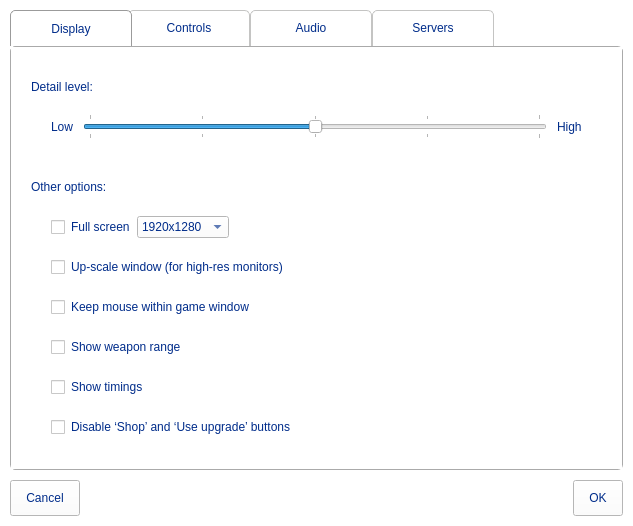
<?xml version="1.0" encoding="UTF-8"?>
<ui version="4.0">
 <class>settings_form</class>
 <widget class="QWidget" name="settings_form">
  <property name="geometry">
   <rect>
    <x>0</x>
    <y>0</y>
    <width>633</width>
    <height>508</height>
   </rect>
  </property>
  <property name="windowTitle">
   <string>Trosnoth :: Settings</string>
  </property>
  <property name="styleSheet">
   <string notr="true">* {
    background-color: white;
    color: #002c8a;
    font: 16pt &quot;Junction&quot;;
}

QPushButton {
    padding: 10px 15px;
	color: #002c8a;
	font: 18pt &quot;Junction&quot;;
}

QTabWidget QPushButton {
    font-size: 16pt;
}

QCheckBox {
    margin-left: 20px;
    min-height: 40px;
}

QLabel {
    padding: 0;
    min-height: 40px;
}

 QTabWidget::pane {
    border: 1px solid #aaa;
    border-radius: 5px;
  }

QTabBar::tab {
    color: #002c8a;
	 font: 18pt &quot;Junction&quot;;
      border: 1px solid #C4C4C3;
      border-bottom-color: white;
      border-top-left-radius: 5px;
      border-top-right-radius: 5px;
      min-width: 100px;
      min-height: 2ex;
      padding: 10px;
      background: qlineargradient(x1: 0, y1: 0, x2: 0, y2: 1,
                                  stop: 0 #fafafa, stop: 0.4 #f4f4f4,
                                  stop: 0.5 #e7e7e7, stop: 1.0 #fafafa);

  }

  QTabBar::tab:selected, QTabBar::tab:hover {
    background: solid white;
  }

  QTabBar::tab:selected {
      border-color: #9B9B9B;
      border-bottom-color: white;
      border-bottom-width: 0px;
  }

  QTabBar::tab:selected {
      margin-left: -4px;
      margin-right: -4px;
  }

  QTabBar::tab:first:selected {
      margin-left: 0;
  }

  QTabBar::tab:last:selected {
      margin-right: 0;
  }

 QHeaderView::section {
      margin: 10px 15px;
  }

#controls_button_frame {
    border-top: 1px solid #eee;
}

QTableWidget::item {
    padding: 2px 15px; 
    border: 0px;
}</string>
  </property>
  <layout class="QVBoxLayout" name="verticalLayout">
   <property name="spacing">
    <number>10</number>
   </property>
   <property name="leftMargin">
    <number>10</number>
   </property>
   <property name="topMargin">
    <number>10</number>
   </property>
   <property name="rightMargin">
    <number>10</number>
   </property>
   <property name="bottomMargin">
    <number>10</number>
   </property>
   <item>
    <widget class="QTabWidget" name="tab_widget">
     <property name="currentIndex">
      <number>0</number>
     </property>
     <property name="usesScrollButtons">
      <bool>true</bool>
     </property>
     <property name="documentMode">
      <bool>false</bool>
     </property>
     <property name="tabsClosable">
      <bool>false</bool>
     </property>
     <widget class="QWidget" name="display_tab">
      <attribute name="title">
       <string>Display</string>
      </attribute>
      <layout class="QVBoxLayout">
       <property name="spacing">
        <number>0</number>
       </property>
       <property name="leftMargin">
        <number>20</number>
       </property>
       <property name="topMargin">
        <number>20</number>
       </property>
       <property name="rightMargin">
        <number>20</number>
       </property>
       <property name="bottomMargin">
        <number>20</number>
       </property>
       <item>
        <widget class="QLabel" name="label">
         <property name="text">
          <string>Detail level:</string>
         </property>
        </widget>
       </item>
       <item>
        <widget class="QWidget" name="widget_2" native="true">
         <layout class="QHBoxLayout" name="horizontalLayout_2">
          <property name="spacing">
           <number>10</number>
          </property>
          <property name="leftMargin">
           <number>20</number>
          </property>
          <property name="topMargin">
           <number>0</number>
          </property>
          <property name="rightMargin">
           <number>20</number>
          </property>
          <property name="bottomMargin">
           <number>0</number>
          </property>
          <item>
           <widget class="QLabel" name="label_2">
            <property name="text">
             <string>Low</string>
            </property>
           </widget>
          </item>
          <item>
           <widget class="QSlider" name="detail_slider">
            <property name="maximum">
             <number>4</number>
            </property>
            <property name="pageStep">
             <number>1</number>
            </property>
            <property name="value">
             <number>2</number>
            </property>
            <property name="orientation">
             <enum>Qt::Horizontal</enum>
            </property>
            <property name="invertedAppearance">
             <bool>false</bool>
            </property>
            <property name="invertedControls">
             <bool>false</bool>
            </property>
            <property name="tickPosition">
             <enum>QSlider::TicksBothSides</enum>
            </property>
           </widget>
          </item>
          <item>
           <widget class="QLabel" name="label_3">
            <property name="text">
             <string>High</string>
            </property>
           </widget>
          </item>
         </layout>
        </widget>
       </item>
       <item>
        <widget class="QWidget" name="widget_4" native="true">
         <property name="minimumSize">
          <size>
           <width>0</width>
           <height>20</height>
          </size>
         </property>
        </widget>
       </item>
       <item>
        <widget class="QLabel" name="label_4">
         <property name="text">
          <string>Other options:</string>
         </property>
        </widget>
       </item>
       <item>
        <widget class="QWidget" name="widget_3" native="true">
         <layout class="QHBoxLayout" name="horizontalLayout_3">
          <property name="sizeConstraint">
           <enum>QLayout::SetDefaultConstraint</enum>
          </property>
          <property name="leftMargin">
           <number>0</number>
          </property>
          <property name="topMargin">
           <number>0</number>
          </property>
          <property name="rightMargin">
           <number>0</number>
          </property>
          <property name="bottomMargin">
           <number>0</number>
          </property>
          <item>
           <widget class="QCheckBox" name="fullscreen_checkbox">
            <property name="text">
             <string>Full screen</string>
            </property>
           </widget>
          </item>
          <item>
           <widget class="QComboBox" name="resolution_combobox">
            <property name="currentIndex">
             <number>2</number>
            </property>
            <property name="sizeAdjustPolicy">
             <enum>QComboBox::AdjustToContents</enum>
            </property>
            <item>
             <property name="text">
              <string>—</string>
             </property>
            </item>
            <item>
             <property name="text">
              <string>1024x768</string>
             </property>
            </item>
            <item>
             <property name="text">
              <string>1920x1280</string>
             </property>
            </item>
           </widget>
          </item>
          <item>
           <spacer name="horizontalSpacer_2">
            <property name="orientation">
             <enum>Qt::Horizontal</enum>
            </property>
            <property name="sizeHint" stdset="0">
             <size>
              <width>40</width>
              <height>20</height>
             </size>
            </property>
           </spacer>
          </item>
         </layout>
        </widget>
       </item>
       <item>
        <widget class="QCheckBox" name="upscale_checkbox">
         <property name="text">
          <string>Up-scale window (for high-res monitors)</string>
         </property>
        </widget>
       </item>
       <item>
        <widget class="QCheckBox" name="grab_mouse_checkbox">
         <property name="text">
          <string>Keep mouse within game window</string>
         </property>
        </widget>
       </item>
       <item>
        <widget class="QCheckBox" name="show_range_checkbox">
         <property name="text">
          <string>Show weapon range</string>
         </property>
        </widget>
       </item>
       <item>
        <widget class="QCheckBox" name="show_timings_checkbox">
         <property name="text">
          <string>Show timings</string>
         </property>
        </widget>
       </item>
       <item>
        <widget class="QCheckBox" name="disable_buttons_checkbox">
         <property name="text">
          <string>Disable ‘Shop’ and ‘Use upgrade’ buttons</string>
         </property>
        </widget>
       </item>
       <item>
        <spacer name="verticalSpacer">
         <property name="orientation">
          <enum>Qt::Vertical</enum>
         </property>
         <property name="sizeHint" stdset="0">
          <size>
           <width>20</width>
           <height>40</height>
          </size>
         </property>
        </spacer>
       </item>
      </layout>
     </widget>
     <widget class="QWidget" name="controls_tab">
      <attribute name="title">
       <string>Controls</string>
      </attribute>
      <layout class="QVBoxLayout" name="verticalLayout_3">
       <property name="spacing">
        <number>0</number>
       </property>
       <property name="leftMargin">
        <number>0</number>
       </property>
       <property name="topMargin">
        <number>0</number>
       </property>
       <property name="rightMargin">
        <number>0</number>
       </property>
       <property name="bottomMargin">
        <number>0</number>
       </property>
       <item>
        <widget class="QTableWidget" name="controls_table">
         <property name="minimumSize">
          <size>
           <width>520</width>
           <height>0</height>
          </size>
         </property>
         <property name="styleSheet">
          <string notr="true"/>
         </property>
         <property name="frameShape">
          <enum>QFrame::NoFrame</enum>
         </property>
         <property name="editTriggers">
          <set>QAbstractItemView::NoEditTriggers</set>
         </property>
         <property name="alternatingRowColors">
          <bool>true</bool>
         </property>
         <property name="selectionMode">
          <enum>QAbstractItemView::SingleSelection</enum>
         </property>
         <property name="selectionBehavior">
          <enum>QAbstractItemView::SelectRows</enum>
         </property>
         <property name="textElideMode">
          <enum>Qt::ElideMiddle</enum>
         </property>
         <property name="rowCount">
          <number>15</number>
         </property>
         <attribute name="horizontalHeaderDefaultSectionSize">
          <number>250</number>
         </attribute>
         <attribute name="horizontalHeaderStretchLastSection">
          <bool>true</bool>
         </attribute>
         <attribute name="verticalHeaderVisible">
          <bool>false</bool>
         </attribute>
         <attribute name="verticalHeaderDefaultSectionSize">
          <number>44</number>
         </attribute>
         <row>
          <property name="text">
           <string/>
          </property>
         </row>
         <row/>
         <row/>
         <row/>
         <row/>
         <row/>
         <row/>
         <row/>
         <row/>
         <row/>
         <row/>
         <row/>
         <row/>
         <row/>
         <row/>
         <column>
          <property name="text">
           <string>Action</string>
          </property>
         </column>
         <column>
          <property name="text">
           <string>Key</string>
          </property>
         </column>
         <item row="0" column="0">
          <property name="text">
           <string>Shoot</string>
          </property>
         </item>
         <item row="0" column="1">
          <property name="text">
           <string>L.Click</string>
          </property>
         </item>
        </widget>
       </item>
       <item>
        <widget class="QFrame" name="controls_button_frame">
         <property name="frameShape">
          <enum>QFrame::NoFrame</enum>
         </property>
         <layout class="QHBoxLayout" name="horizontalLayout_6">
          <item>
           <widget class="QPushButton" name="restore_defaults_button">
            <property name="text">
             <string>Restore all defaults</string>
            </property>
            <property name="icon">
             <iconset theme="document-revert">
              <normaloff>.</normaloff>.</iconset>
            </property>
           </widget>
          </item>
          <item>
           <spacer name="horizontalSpacer_3">
            <property name="orientation">
             <enum>Qt::Horizontal</enum>
            </property>
            <property name="sizeHint" stdset="0">
             <size>
              <width>40</width>
              <height>20</height>
             </size>
            </property>
           </spacer>
          </item>
          <item>
           <widget class="QPushButton" name="edit_control_button">
            <property name="text">
             <string>Edit</string>
            </property>
            <property name="icon">
             <iconset theme="preferences-desktop-keyboard">
              <normaloff>.</normaloff>.</iconset>
            </property>
           </widget>
          </item>
         </layout>
        </widget>
       </item>
      </layout>
     </widget>
     <widget class="QWidget" name="audio_tab">
      <attribute name="title">
       <string>Audio</string>
      </attribute>
      <layout class="QVBoxLayout" name="verticalLayout_2">
       <property name="spacing">
        <number>0</number>
       </property>
       <property name="leftMargin">
        <number>20</number>
       </property>
       <property name="topMargin">
        <number>20</number>
       </property>
       <property name="rightMargin">
        <number>20</number>
       </property>
       <property name="bottomMargin">
        <number>20</number>
       </property>
       <item>
        <widget class="QLabel" name="label_5">
         <property name="text">
          <string>Music:</string>
         </property>
        </widget>
       </item>
       <item>
        <widget class="QWidget" name="widget_5" native="true">
         <layout class="QHBoxLayout" name="horizontalLayout_4">
          <property name="leftMargin">
           <number>0</number>
          </property>
          <property name="topMargin">
           <number>0</number>
          </property>
          <property name="rightMargin">
           <number>0</number>
          </property>
          <property name="bottomMargin">
           <number>0</number>
          </property>
          <item>
           <widget class="QCheckBox" name="music_checkbox">
            <property name="font">
             <font>
              <family>Junction</family>
              <pointsize>16</pointsize>
              <weight>50</weight>
              <italic>false</italic>
              <bold>false</bold>
             </font>
            </property>
            <property name="text">
             <string/>
            </property>
            <property name="icon">
             <iconset theme="audio-volume-medium">
              <normaloff>.</normaloff>.</iconset>
            </property>
            <property name="iconSize">
             <size>
              <width>24</width>
              <height>24</height>
             </size>
            </property>
           </widget>
          </item>
          <item>
           <widget class="QSlider" name="music_slider">
            <property name="maximum">
             <number>100</number>
            </property>
            <property name="orientation">
             <enum>Qt::Horizontal</enum>
            </property>
           </widget>
          </item>
         </layout>
        </widget>
       </item>
       <item>
        <widget class="QWidget" name="widget_7" native="true">
         <property name="minimumSize">
          <size>
           <width>0</width>
           <height>20</height>
          </size>
         </property>
        </widget>
       </item>
       <item>
        <widget class="QLabel" name="label_6">
         <property name="text">
          <string>Sound effects:</string>
         </property>
        </widget>
       </item>
       <item>
        <widget class="QWidget" name="widget_6" native="true">
         <layout class="QHBoxLayout" name="horizontalLayout_5">
          <property name="leftMargin">
           <number>0</number>
          </property>
          <property name="topMargin">
           <number>0</number>
          </property>
          <property name="rightMargin">
           <number>0</number>
          </property>
          <property name="bottomMargin">
           <number>0</number>
          </property>
          <item>
           <widget class="QCheckBox" name="sfx_checkbox">
            <property name="text">
             <string/>
            </property>
            <property name="icon">
             <iconset theme="audio-volume-medium">
              <normaloff>.</normaloff>.</iconset>
            </property>
            <property name="iconSize">
             <size>
              <width>24</width>
              <height>24</height>
             </size>
            </property>
           </widget>
          </item>
          <item>
           <widget class="QSlider" name="sfx_slider">
            <property name="maximum">
             <number>100</number>
            </property>
            <property name="orientation">
             <enum>Qt::Horizontal</enum>
            </property>
           </widget>
          </item>
         </layout>
        </widget>
       </item>
       <item>
        <widget class="QWidget" name="widget_9" native="true">
         <property name="minimumSize">
          <size>
           <width>0</width>
           <height>20</height>
          </size>
         </property>
        </widget>
       </item>
       <item>
        <widget class="QLabel" name="label_7">
         <property name="text">
          <string>Crowd noise:</string>
         </property>
        </widget>
       </item>
       <item>
        <widget class="QWidget" name="widget_8" native="true">
         <layout class="QHBoxLayout" name="horizontalLayout_8">
          <property name="leftMargin">
           <number>0</number>
          </property>
          <property name="topMargin">
           <number>0</number>
          </property>
          <property name="rightMargin">
           <number>0</number>
          </property>
          <property name="bottomMargin">
           <number>0</number>
          </property>
          <item>
           <widget class="QCheckBox" name="crowd_checkbox">
            <property name="text">
             <string/>
            </property>
            <property name="icon">
             <iconset theme="audio-volume-medium">
              <normaloff>.</normaloff>.</iconset>
            </property>
            <property name="iconSize">
             <size>
              <width>24</width>
              <height>24</height>
             </size>
            </property>
           </widget>
          </item>
          <item>
           <widget class="QSlider" name="crowd_slider">
            <property name="maximum">
             <number>100</number>
            </property>
            <property name="orientation">
             <enum>Qt::Horizontal</enum>
            </property>
           </widget>
          </item>
         </layout>
        </widget>
       </item>
       <item>
        <spacer name="verticalSpacer_2">
         <property name="orientation">
          <enum>Qt::Vertical</enum>
         </property>
         <property name="sizeHint" stdset="0">
          <size>
           <width>20</width>
           <height>40</height>
          </size>
         </property>
        </spacer>
       </item>
      </layout>
     </widget>
     <widget class="QWidget" name="servers_tab">
      <attribute name="title">
       <string>Servers</string>
      </attribute>
      <layout class="QVBoxLayout" name="verticalLayout_4">
       <property name="spacing">
        <number>0</number>
       </property>
       <property name="leftMargin">
        <number>0</number>
       </property>
       <property name="topMargin">
        <number>0</number>
       </property>
       <property name="rightMargin">
        <number>0</number>
       </property>
       <property name="bottomMargin">
        <number>0</number>
       </property>
       <item>
        <widget class="QTableWidget" name="servers_table">
         <property name="minimumSize">
          <size>
           <width>520</width>
           <height>0</height>
          </size>
         </property>
         <property name="frameShape">
          <enum>QFrame::NoFrame</enum>
         </property>
         <property name="alternatingRowColors">
          <bool>true</bool>
         </property>
         <property name="selectionMode">
          <enum>QAbstractItemView::SingleSelection</enum>
         </property>
         <property name="selectionBehavior">
          <enum>QAbstractItemView::SelectRows</enum>
         </property>
         <property name="textElideMode">
          <enum>Qt::ElideMiddle</enum>
         </property>
         <property name="rowCount">
          <number>2</number>
         </property>
         <attribute name="horizontalHeaderDefaultSectionSize">
          <number>250</number>
         </attribute>
         <attribute name="horizontalHeaderStretchLastSection">
          <bool>true</bool>
         </attribute>
         <attribute name="verticalHeaderVisible">
          <bool>false</bool>
         </attribute>
         <attribute name="verticalHeaderDefaultSectionSize">
          <number>44</number>
         </attribute>
         <row>
          <property name="text">
           <string/>
          </property>
         </row>
         <row/>
         <column>
          <property name="text">
           <string>Server</string>
          </property>
         </column>
         <column>
          <property name="text">
           <string>Username</string>
          </property>
          <property name="textAlignment">
           <set>AlignCenter</set>
          </property>
         </column>
         <item row="0" column="0">
          <property name="text">
           <string/>
          </property>
         </item>
        </widget>
       </item>
       <item>
        <widget class="QFrame" name="controls_button_frame_2">
         <property name="frameShape">
          <enum>QFrame::NoFrame</enum>
         </property>
         <layout class="QHBoxLayout" name="horizontalLayout_7">
          <item>
           <widget class="QPushButton" name="delete_server_button">
            <property name="text">
             <string>Delete</string>
            </property>
            <property name="icon">
             <iconset theme="list-remove">
              <normaloff>.</normaloff>.</iconset>
            </property>
           </widget>
          </item>
          <item>
           <widget class="QPushButton" name="log_out_server_button">
            <property name="text">
             <string>Log out</string>
            </property>
            <property name="icon">
             <iconset theme="system-log-out">
              <normaloff>.</normaloff>.</iconset>
            </property>
           </widget>
          </item>
          <item>
           <spacer name="horizontalSpacer_4">
            <property name="orientation">
             <enum>Qt::Horizontal</enum>
            </property>
            <property name="sizeHint" stdset="0">
             <size>
              <width>40</width>
              <height>20</height>
             </size>
            </property>
           </spacer>
          </item>
          <item>
           <widget class="QPushButton" name="add_server_button">
            <property name="text">
             <string>Add</string>
            </property>
            <property name="icon">
             <iconset theme="list-add">
              <normaloff>.</normaloff>.</iconset>
            </property>
           </widget>
          </item>
         </layout>
        </widget>
       </item>
      </layout>
     </widget>
    </widget>
   </item>
   <item>
    <widget class="QWidget" name="widget" native="true">
     <layout class="QHBoxLayout" name="horizontalLayout">
      <property name="leftMargin">
       <number>0</number>
      </property>
      <property name="topMargin">
       <number>0</number>
      </property>
      <property name="rightMargin">
       <number>0</number>
      </property>
      <property name="bottomMargin">
       <number>0</number>
      </property>
      <item>
       <widget class="QPushButton" name="cancel_button">
        <property name="text">
         <string>Cancel</string>
        </property>
        <property name="shortcut">
         <string>Esc</string>
        </property>
       </widget>
      </item>
      <item>
       <spacer name="horizontalSpacer">
        <property name="orientation">
         <enum>Qt::Horizontal</enum>
        </property>
        <property name="sizeHint" stdset="0">
         <size>
          <width>40</width>
          <height>20</height>
         </size>
        </property>
       </spacer>
      </item>
      <item>
       <widget class="QPushButton" name="ok_button">
        <property name="text">
         <string>OK</string>
        </property>
       </widget>
      </item>
     </layout>
    </widget>
   </item>
  </layout>
 </widget>
 <resources/>
 <connections/>
</ui>
